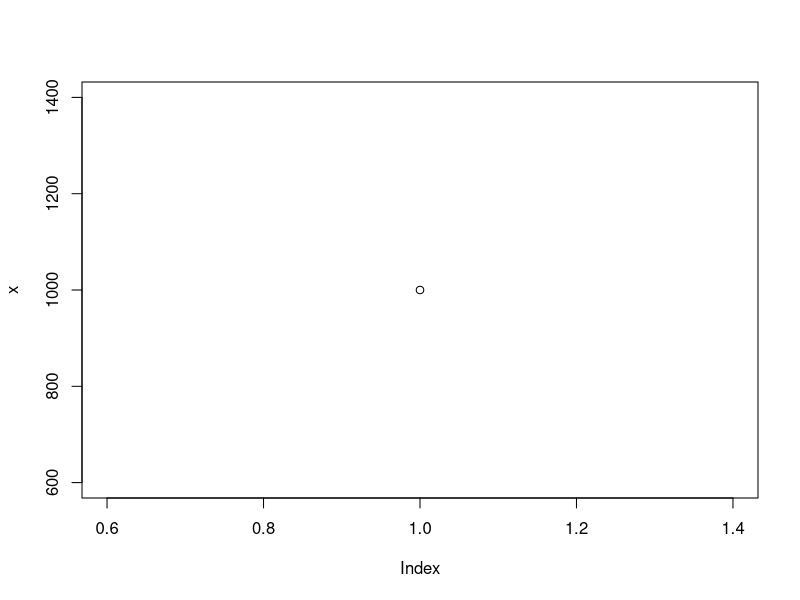

R code for this plot:
x<-c()
seqlen<-c()
for (i in 1:1000) {
	x<-i 
	n<-(n=i)
	counter = 1

}
while (n != 1) {
 	cat(n,"\n")
 	if (n%%2==0) {
 	 n<-as.integer(n/2)
 	}
	else {
 	n<-as.integer(3*n+1)
	}
}

plot(x)